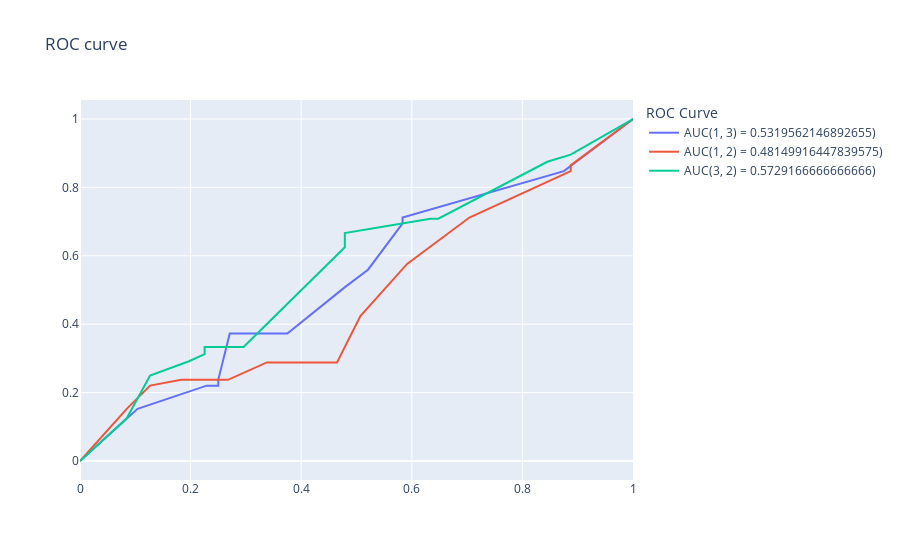

The cell this chart's notebook holds for it:
### Code cell
# third dataset
data = pandas.read_csv("./wine.tmls", skiprows=[1]).rename(columns={"class": "c"})
data["c"] = data["c"].astype(str) # for convenience
results = cross_validation(data, k=8, max_depth=1)
roc_curves(results)

### Figure 1 — Plotly figure (JSON) as saved in the notebook; plotly's stock layout.template omitted (floating-point values rounded to 4 significant figures; data arrays with more than 128 entries replaced by an {"elided": "..."} marker saying what was removed)
{"data": [{"mode": "lines", "name": "AUC(1, 3) = 0.5319562146892655)", "textfont": {"size": 14}, "type": "scatter", "x": {"elided": "500 float values"}, "y": {"elided": "500 float values"}}, {"mode": "lines", "name": "AUC(1, 2) = 0.48149916447839575)", "textfont": {"size": 14}, "type": "scatter", "x": {"elided": "500 float values"}, "y": {"elided": "500 float values"}}, {"mode": "lines", "name": "AUC(3, 2) = 0.5729166666666666)", "textfont": {"size": 14}, "type": "scatter", "x": {"elided": "500 float values"}, "y": {"elided": "500 float values"}}], "layout": {"legend": {"title": {"text": "ROC Curve"}}, "showlegend": true, "title": {"text": "ROC curve"}}}
